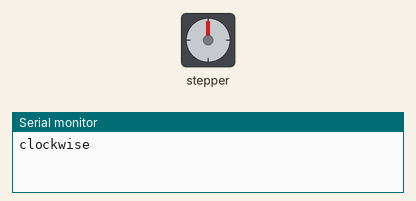
The sketch below on a simulated Arduino Uno, built with avr-gcc and run on an emulated ATmega328P. Shown: stepper motor, the last lines printed to the serial monitor. Stepper angles assume 2048 steps per turn.

Above: at 0.15 s.
At 9.47 s:
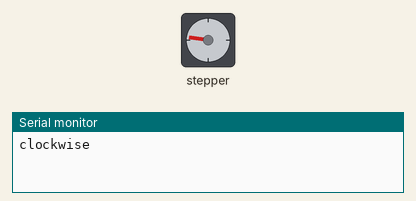
At 19.95 s:
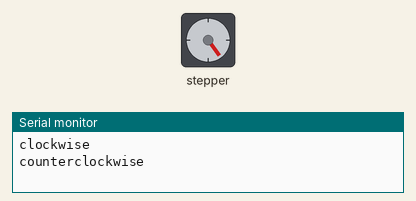
At 39.69 s:
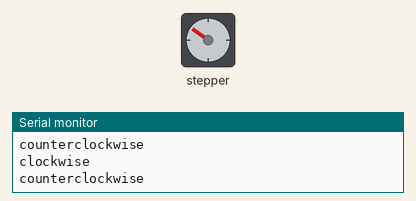
Timing chart, 0 to 40.0 s (numbered marks = the images above):
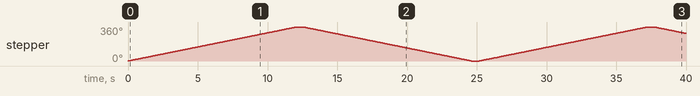

Measured:
- by itself, stepper: turns 360° clockwise in 12.1 s, then 360° counter-clockwise in 12.0 s, then 360° clockwise in 12.1 s, then 67° counter-clockwise in 2.2 s

The sketch:

ard-test.ino
```cpp
/* Example sketch to control a 28BYJ-48 stepper motor with ULN2003 driver board and Arduino UNO. More info: https://www.makerguides.com */

// Include the Arduino Stepper.h library:
#include <Stepper.h>

// Define number of steps per rotation:
const int stepsPerRevolution = 2048;

// Wiring:
// Pin 8 to IN1 on the ULN2003 driver
// Pin 9 to IN2 on the ULN2003 driver
// Pin 10 to IN3 on the ULN2003 driver
// Pin 11 to IN4 on the ULN2003 driver

// Create stepper object called 'myStepper', note the pin order:
Stepper myStepper = Stepper(stepsPerRevolution, 8, 10, 9, 11);

void setup() {
  // Set the speed to 5 rpm:
  myStepper.setSpeed(5);

  // Begin Serial communication at a baud rate of 9600:
  Serial.begin(9600);
}

void loop() {
  // Step one revolution in one direction:
  Serial.println("clockwise");
  myStepper.step(stepsPerRevolution);
  delay(500);

  // Step one revolution in the other direction:
  Serial.println("counterclockwise");
  myStepper.step(-stepsPerRevolution);
  delay(500);
}
```
